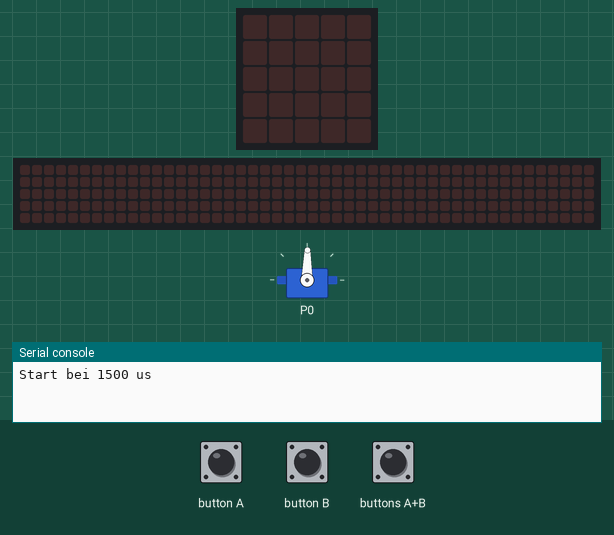
Bench run of a program on a simulated BBC micro:bit running MicroPython. Shown: servo, the board's 5×5 LED display, a strip that is not on the board, showing the scrolling text unrolled, the last lines printed to the serial console. The inputs (shaded band) are chosen by the test bench. The 48×5 strip is a reading aid, not a part: it shows the text the display is scrolling, unrolled, one strip-width of it at a time; servo angles are drawn from the pulse width (0.5 ms = 0°, 2.5 ms = 180°).

Above: at 1.2 s.
1.3 s: buttons A+B pressed for 0.15 s
At 1.4 s:
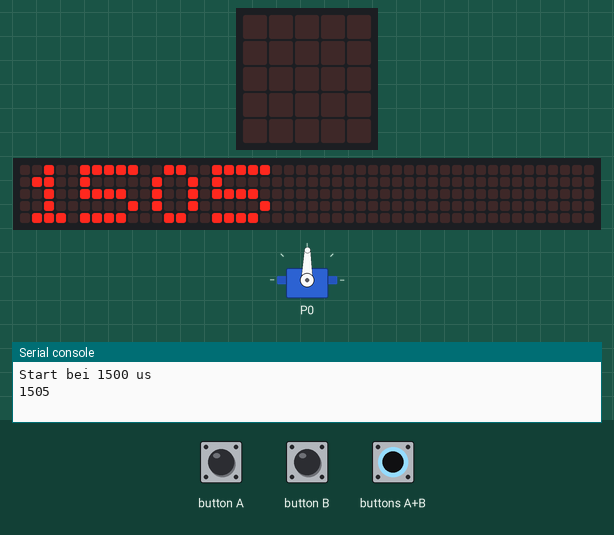
4.3 s: button A pressed for 3.2 s
At 7.9 s:
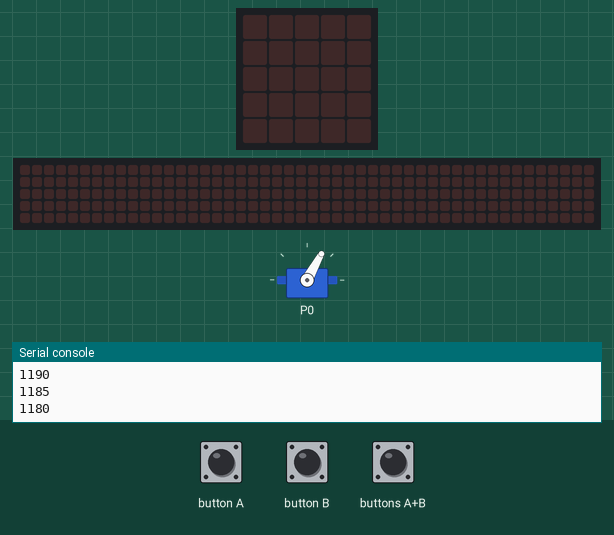
9.0 s: button A pressed for 0.15 s
At 9.9 s:
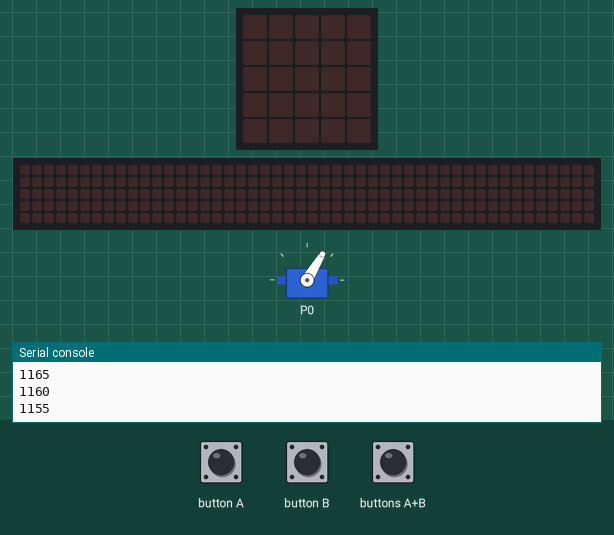
10.6 s: button B pressed for 3.2 s
At 14.2 s:
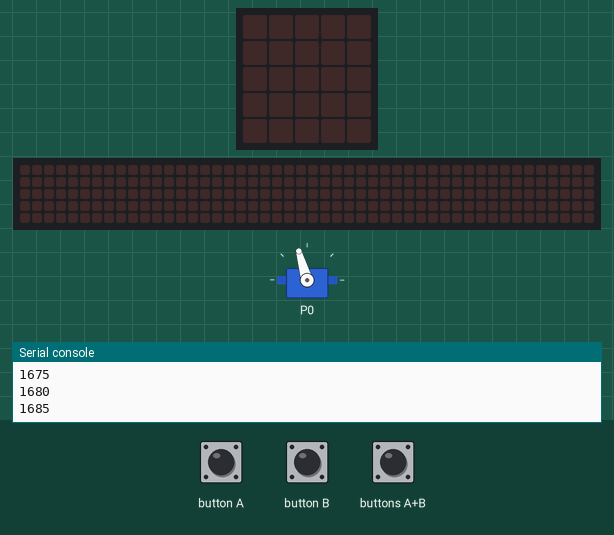
15.3 s: button B pressed for 1 s
At 17.0 s:
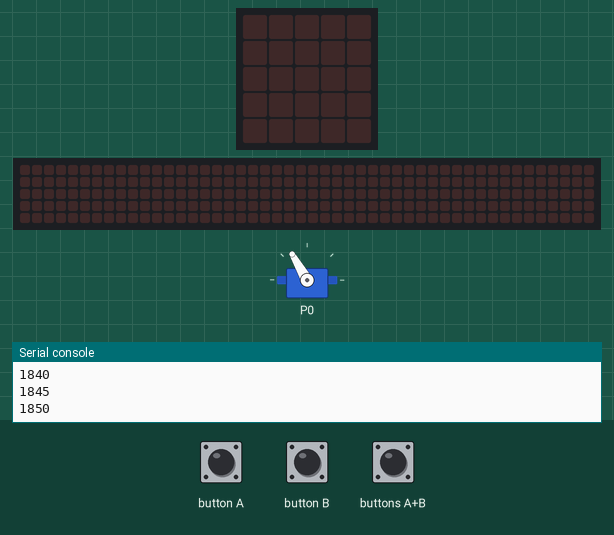
18.3 s: buttons A+B pressed for 1 s
At 18.4 s:
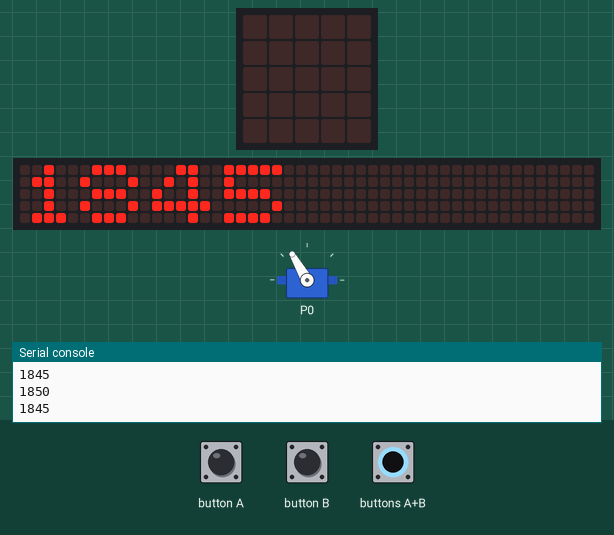
Timing chart, 0 to 21.3 s (numbered marks = the images above; inputs shaded):
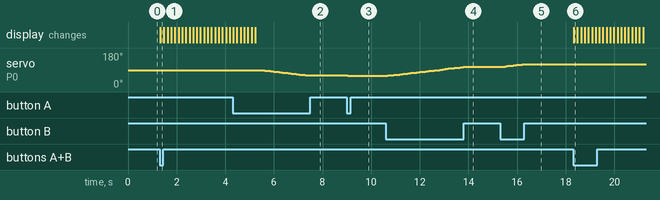

The program:

main.py
```python
# Sample: endlagen-kalibrieren  (Miuzei Micro Servo 9g, Metallgetriebe)
# Board:   BBC micro:bit V2.2
# Sprache: MicroPython
#
# Ziel: Die sicheren Endpunkte einer eigenen Mechanik herausfinden.
#       Der Servo wird in FEINEN Schritten bewegt, bis der Bolzen / die
#       Klappe genau am Anschlag steht - dort A+B druecken, der Sketch
#       zeigt den Puls-Wert (in Mikrosekunden). Diesen Wert notieren
#       und spaeter in "bolzen-schalten" eintragen.
#
# --------------------------------------------------------------------------
# Verkabelung  (wie alle Servo-Samples)
# --------------------------------------------------------------------------
#   Servo orange/gelb (Signal)  ->  P0
#   Servo rot         (+)        ->  3V  (oder externe Batteriebox, GND gemeinsam)
#   Servo braun/schwarz (-)      ->  GND
#
#   WICHTIG: Am besten mit ENTKOPPELTEM Servo starten oder den Servo grob in
#   Mittelstellung montieren. Der Sketch startet bei START_US und springt
#   beim ersten Tastendruck genau dorthin.
# --------------------------------------------------------------------------

from microbit import *

START_US = 1500      # Startwert. Kennst du dein Fenster schon grob,
                     # hier z. B. 950 eintragen, dann startet er dort.
SCHRITT  = 5         # us pro Schritt - klein lassen, damit nichts anschlaegt
MIN_US   = 500       # harte Grenzen, damit der Servo nicht ueberdreht
MAX_US   = 2500

pin0.set_analog_period(20)   # 20 ms = 50 Hz

us = START_US


def set_puls(u):
    pin0.write_analog(int(u / 20000 * 1023))


set_puls(us)
print("Start bei", us, "us")

while True:
    if button_a.is_pressed() and button_b.is_pressed():
        # aktuellen Wert ablesen
        display.scroll(us)
        print("--> aktueller Puls:", us, "us")
        sleep(300)

    elif button_a.is_pressed():
        if us > MIN_US:
            us -= SCHRITT
            set_puls(us)
            print(us)
        sleep(30)          # langsam, damit man rechtzeitig loslassen kann

    elif button_b.is_pressed():
        if us < MAX_US:
            us += SCHRITT
            set_puls(us)
            print(us)
        sleep(30)
```

Measured:
- after the input at 1.3 s, the display: changes at once (image 1)
- after the input at 4.3 s, servo on P0: moves from 89° to 61° over 1.8 s, starting after 1.3 s
- after the input at 9.0 s, servo on P0: 61° → 59° at once
- after the input at 10.6 s, servo on P0: moves from 59° to 106° over 3.1 s, starting after 0.09 s
- after the input at 15.3 s, servo on P0: moves from 106° to 120° over 0.82 s, starting after 0.09 s
- after the input at 18.3 s, the display: changes at once (image 6)
